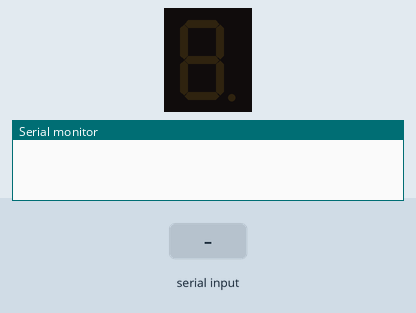
Bench run of a sketch on a simulated Arduino Mega 2560, built with avr-gcc and run on an emulated ATmega2560. Shown: 1-digit seven-segment display, the last lines printed to the serial monitor. Wiring (inferred from the names in the program): 1-digit 7-segment display, segments lit when HIGH: segments pin 49, pin 48, pin 50, pin 2, pin 3, pin 5, pin 4. The inputs (shaded band) are chosen by the test bench. The segment pins are drawn as the display they are named for.

Above: at 1.2 s.
1.3 s: "90,45\n" received over Serial
At 3.2 s:
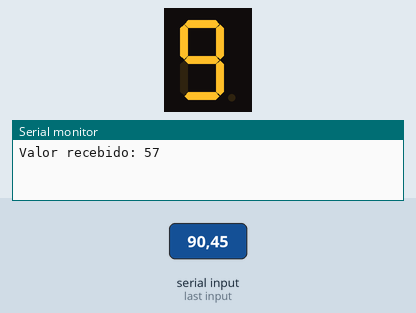
3.8 s: "30,150\n" received over Serial
At 5.2 s:
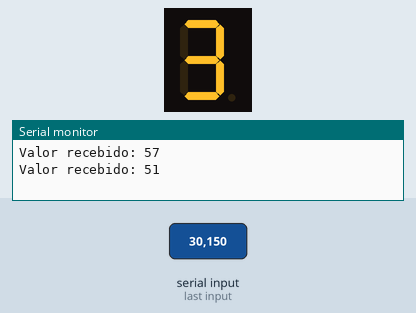
6.3 s: "0\n" received over Serial
At 8.1 s:
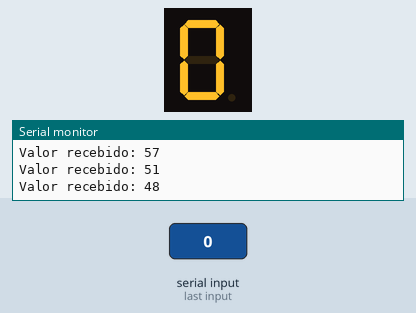
8.8 s: "1\n" received over Serial
At 11.0 s:
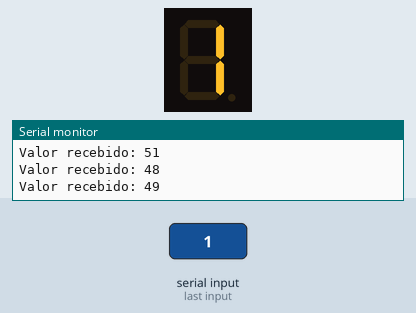
11.3 s: "2\n" received over Serial
At 13.1 s:
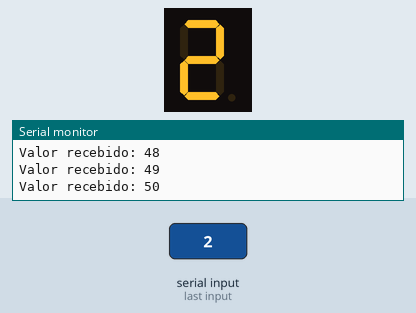
13.8 s: "4\n" received over Serial
At 16.2 s:
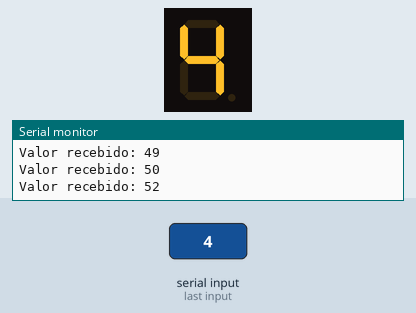
Timing chart, 0 to 17.3 s (numbered marks = the images above; inputs shaded):
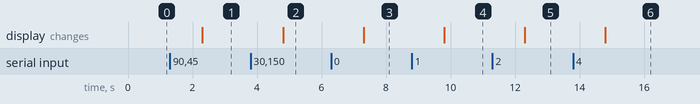

Measured:
- after the input at 1.3 s, the display: changes after 1.0 s (image 1)
- after the input at 3.8 s, the display: changes after 1.0 s (image 2)
- after the input at 6.3 s, the display: changes after 1.0 s (image 3)
- after the input at 8.8 s, the display: changes after 1.0 s (image 4)
- after the input at 11.3 s, the display: changes after 1.0 s (image 5)
- after the input at 13.8 s, the display: changes after 1.0 s (image 6)

The sketch:

show7seg.ino
```cpp
// Pinos do display 7 segmentos
int segA = 49;
int segB = 48;
int segC = 50;
int segD = 2;
int segE = 3;
int segF = 5;
int segG = 4;

int segs[] = {49, 48, 50, 2, 3, 4, 5}; // Para otimizar setup, on, off

// Mostra números de 0-9 no display
void show7Seg(int n) {
    int A=LOW, B=LOW, C=LOW, D=LOW, E=LOW, F=LOW, G=LOW;

    // Configura cada numero de acordo com o parametro
    switch(n) {
        case 0: A=HIGH; B=HIGH; C=HIGH; D=HIGH; E=HIGH; F=HIGH; break;
        case 1: B=HIGH; C=HIGH; break;
        case 2: A=HIGH; B=HIGH; D=HIGH; E=HIGH; G=HIGH; break;
        case 3: A=HIGH; B=HIGH; C=HIGH; D=HIGH; G=HIGH; break;
        case 4: B=HIGH; C=HIGH; F=HIGH; G=HIGH; break;
        case 5: A=HIGH; C=HIGH; D=HIGH; F=HIGH; G=HIGH; break;
        case 6: A=HIGH; C=HIGH; D=HIGH; E=HIGH; F=HIGH; G=HIGH; break;
        case 7: A=HIGH; B=HIGH; C=HIGH; break;
        case 8: A=HIGH; B=HIGH; C=HIGH; D=HIGH; E=HIGH; F=HIGH; G=HIGH; break;
        case 9: A=HIGH; B=HIGH; C=HIGH; D=HIGH; F=HIGH; G=HIGH; break;
        default: break;
    }

    digitalWrite(segA, A);
    digitalWrite(segB, B);
    digitalWrite(segC, C);
    digitalWrite(segD, D);
    digitalWrite(segE, E);
    digitalWrite(segF, F);
    digitalWrite(segG, G);
}

// Exibe a letra 'E' sinalizando erro
void showDisplayError()
{
  digitalWrite(segA, HIGH);
  digitalWrite(segB, LOW);
  digitalWrite(segC, LOW);
  digitalWrite(segD, HIGH);
  digitalWrite(segE, HIGH);
  digitalWrite(segF, HIGH);
  digitalWrite(segG, HIGH);
}

// Liga todos os segmentos
void onDisplay(){
  for(auto seg: segs)
    digitalWrite(seg, HIGH);
}

// Desliga todos os segmentos
void offDisplay(){
  for(auto seg: segs)
    digitalWrite(seg, LOW);
}

// Configura todos os pinos como saida
void setupOUT(){
  for(auto seg: segs)
    pinMode(seg, OUTPUT);
}

void setup() {
  	// Habilita os pinos do display como output
    setupOUT();
    offDisplay();
    Serial.begin(9600);
}
void loop() {
  if(Serial.available())
  {
    String data = Serial.readString();
    int letter = (int) data.charAt(0);

    Serial.print("Valor recebido: ");
    Serial.println(letter);

    if(letter >= 48 && letter <= 57)
      show7Seg(letter - 48);
    else{
      showDisplayError();
    }
  }
}
```
